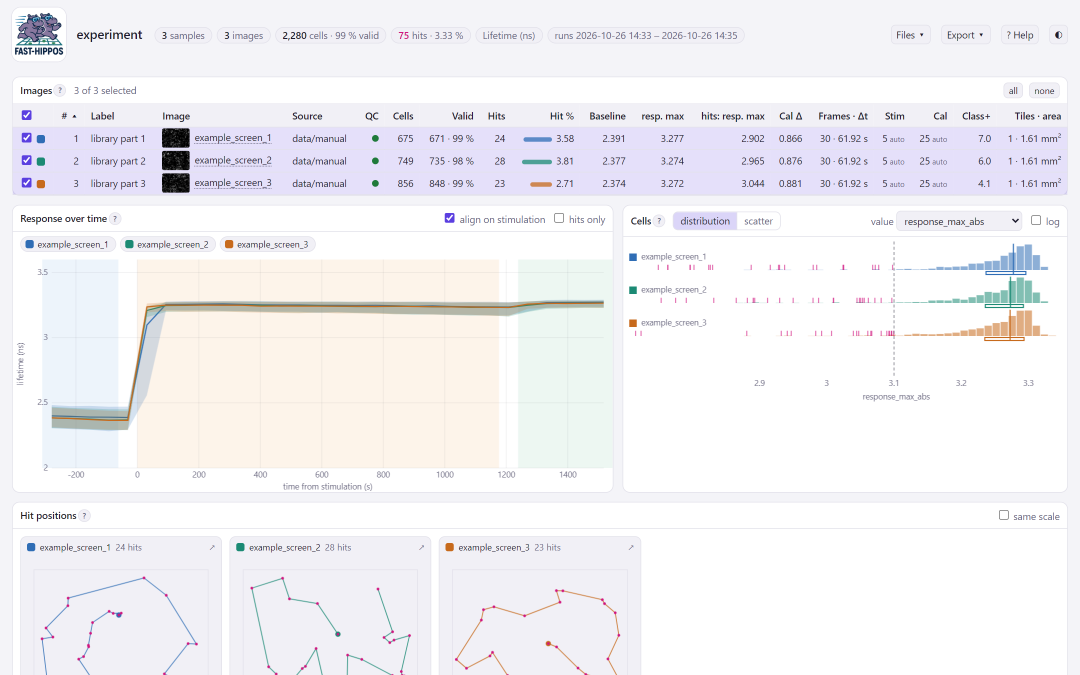
#> input picture manual/images/experiment.png, 2160 x 1350 px (shown at 1/2 size)
$ python make_landing_images.py
#> lines starting #> are read from the running program, lines starting #| are printed output that depends on the picture
### src/fast_hippos/viewer_data.py
"""8-bit encoded image data for the HTML dashboard: an embedded overview plus (for large images) a pyramid of
lazily loaded tiles.

Encoding per pixel: R = lifetime code (0 = no lifetime, 1..255 = lo..hi), G = intensity (0..255).
Tiles are written as small JavaScript files ``FHTile(key, dataURL)`` so that they can be loaded with
<script> tags from a dashboard opened straight from disk (file://), where fetch() and reading pixels of
<img> files are blocked by the browser.
"""

from __future__ import annotations

import base64
import io
import itertools
import json
import logging
import math
import os
from concurrent.futures import ThreadPoolExecutor
from dataclasses import dataclass, field
from pathlib import Path

import numpy as np
from PIL import Image
from scipy import ndimage as ndi

log = logging.getLogger(__name__)
TILE = 512
PNG_LEVEL = 3  # zlib level: 3 encodes ~25 % faster than 6 for ~2 % larger tiles
WORKERS = min(16, os.cpu_count() or 4)


# [7 lines left out: function _map, not called in this run]


def _chunks(n: int, parts: int) -> list[slice]:
    edges = np.linspace(0, n, min(n, parts) + 1).round().astype(int)
    return [slice(int(a), int(b)) for a, b in itertools.pairwise(edges) if b > a]


@dataclass
class ViewerData:
    lifetime8: np.ndarray  # (F, h, w) uint8, overview level
    intensity8: np.ndarray  # (F, h, w) uint8
    projection8: np.ndarray  # (h, w) uint8
    labels: np.ndarray  # (h, w) int32 (nearest-neighbour down-sampled)
    frames: np.ndarray  # original frame index of each viewer frame
    factor: int  # down-sampling factor of the overview (power of 2)
    lo: float
    hi: float
    tiles: dict = field(default_factory=dict)  # pyramid levels below the overview (see write_tiles)
    # smoothing already in lifetime8 and the tiles: 0 since the dashboard smooths when drawing; None = written by an
    # older version, with the run's overlay smoothing (xy and t) in the data, which then cannot be changed
    smoothed_xy: float | None = None
    additional8: np.ndarray | None = None  # (F, h, w) uint8: the additional channel, shown instead of the lifetime

    # [6 lines left out: function save, not called in this run]

    @classmethod
    def load(cls, path) -> ViewerData:
        with np.load(path) as z:
            if "meta" not in z.files:  # files written by version 0.1.0.dev0 before tiling
                return cls(**{k: (z[k] if z[k].ndim else z[k].item()) for k in z.files})
            meta = json.loads(str(z["meta"]))
            extra = {"additional8": z["additional8"]} if "additional8" in z.files else {}
            return cls(**{k: z[k] for k in ("lifetime8", "intensity8", "projection8", "labels", "frames")}, **meta, **extra)


# [182 lines left out: functions _half, _nan_box, _uniform_filter3, _to8, _percentiles, prepare and 2 more, not called in this run]


def _label_rgb(labels: np.ndarray) -> np.ndarray:
    lab = labels.astype(np.uint32)
    return np.dstack([lab & 255, (lab >> 8) & 255, (lab >> 16) & 255]).astype(np.uint8)


# [4 lines left out: function png_data_url, not called in this run]


def frame_urls(v: ViewerData) -> list[str]:
    """One RGB PNG per frame: R = lifetime code, G = intensity, B = the additional channel (or 0)."""
    return _map(lambda i: png_data_url(_frame_rgb(v, i)), range(len(v.frames)))


def _frame_rgb(v: ViewerData, i: int) -> np.ndarray:
    return _rg(v.lifetime8[i], v.intensity8[i], None if v.additional8 is None else v.additional8[i])


FRAMES_DIR = "frames"  # next to the dashboard: one file per frame, loaded by the page when it needs it


# [15 lines left out: function write_frames, not called in this run]


def labels_url(labels: np.ndarray) -> str:
    """Label image as RGB PNG: id = R + 256 G + 65536 B."""
    return png_data_url(_label_rgb(labels))


def float_b64(arr: np.ndarray) -> str:
    return base64.b64encode(np.ascontiguousarray(arr, dtype="<f4").tobytes()).decode("ascii")

### tools/manual/make_landing_images.py
"""Images of the home page of the manual, from the example run (example_run in the example folder; see
make_example_data.py): the lifetime movie of a part of example_screen_1, in which the hits are outlined once the
response is in, as one WebP per frame in manual/images/landing (the size of the image; the page scales it up), with
movie.json (timing, labels, colour range) and colorbar.png for the player of the home page (manual/assets/manual.js),
which writes the label and the colour scale as text over the frames, so that they stay sharp; and a close-up of the
screenshot experiment.png (screenshots.py) for the card of the experiment overview.

    python tools/manual/make_landing_images.py [C:/PythonProjects/FAST-HIPPOS/data/manual]

The colours are made as the dashboard makes them (colour = lifetime through the colour scale, brightness =
intensity), with the default spatial smoothing (3 x 3 px) and a time smoothing of ± 2 frames.
"""

import base64
import json
import sys
from pathlib import Path

import numpy as np
import pandas as pd
from PIL import Image
from scipy import ndimage as ndi

from fast_hippos.dashboard import _luts
from fast_hippos.viewer_data import ViewerData

OUT = Path(__file__).resolve().parents[2] / "manual" / "images"
DEFAULT_EXAMPLE = Path("C:/PythonProjects/FAST-HIPPOS/data/manual")
W, H = 480, 300  # the part of the image shown (pixels of the image)
BRIGHT = 10 ** 0.45
REVEAL = 12  # the hits are outlined from this frame on (the response is in by then)


def smoothed(codes: np.ndarray, rxy: int, rt: int) -> np.ndarray:
    """The NaN-aware mean of the dashboard (viewer.js smoothCodes) over a (2 rt + 1, 2 rxy + 1, 2 rxy + 1) box."""
    v = codes.astype(np.float32)
    have = (codes > 0).astype(np.float32)
    size = (2 * rt + 1, 2 * rxy + 1, 2 * rxy + 1)
    s, c = ndi.uniform_filter(v, size, mode="nearest"), ndi.uniform_filter(have, size, mode="nearest")
    out = np.where(c > 0, s / np.maximum(c, 1e-9), 0)
    out[(c <= 0.2) | ((codes == 0) & (c <= 0.5))] = 0
    return np.round(out).astype(np.uint8)


def colour(codes, inten, v: ViewerData, dmin: float, dmax: float, lut: np.ndarray) -> np.ndarray:
    val = v.lo + (codes.astype(np.float32) - 1) / 254 * (v.hi - v.lo)
    k = np.clip(np.round((val - dmin) / (dmax - dmin) * 255), 0, 255).astype(int)
    g = np.minimum(1, inten.astype(np.float32) / 255 * BRIGHT)[..., None]
    rgb = lut[k] * g
    grey = np.repeat(g * 140, 3, -1)
    rgb[codes == 0] = grey[codes == 0]
    return rgb.clip(0, 255).astype(np.uint8)


def best_window(hits: pd.DataFrame, shape) -> tuple[int, int]:
    """The top-left corner of the W x H window with the most hits (away from the edges)."""
    best, corner = -1, (0, 0)
    for y in range(0, shape[0] - H, 20):
        for x in range(0, shape[1] - W, 20):
            n = ((hits.centroid_x > x + 20) & (hits.centroid_x < x + W - 20) & (hits.centroid_y > y + 20)
                 & (hits.centroid_y < y + H - 20)).sum()
            if n > best:
                best, corner = n, (y, x)
    return corner


def main(example: Path) -> None:
    run = example / "experiment" / "example_screen_1" / "example_screen_1"
    v = ViewerData.load(run / "viewer.npz")
    assert v.factor == 1 and v.smoothed_xy == 0, "needs a run made with the current version (full resolution, unsmoothed)"
    settings = json.loads((example / "experiment" / "example_screen_1" / "settings_used.json").read_text())
    dmin, dmax = settings["display"]["min_lifetime"], settings["display"]["max_lifetime"]
    lut = np.frombuffer(base64.b64decode(_luts()[settings["display"].get("lut") or "turbo"]), np.uint8).reshape(256, 3)
    events = json.loads((run / "events.json").read_text())
    cells = pd.read_csv(run / "cells.tsv", sep="\t")
    hits = cells[cells.hit.astype(bool)]
    y0, x0 = best_window(hits, v.labels.shape)
    sl = (slice(y0, y0 + H), slice(x0, x0 + W))
    lab = v.labels[sl]
    hit_labels = np.isin(lab, hits.cell.to_numpy())
    edge = hit_labels & (ndi.grey_erosion(np.where(hit_labels, lab, 0), size=3) != lab)
    codes = smoothed(v.lifetime8, 1, 2)
    movie = OUT / "landing"
    movie.mkdir(exist_ok=True)
    for old in movie.glob("f*.webp"):
        old.unlink()
    labels, size = [], 0
    stim, cal = events.get("stimulation"), events.get("calibration")
    for f in range(len(v.frames)):
        rgb = colour(codes[f][sl], v.intensity8[f][sl], v, dmin, dmax, lut)
        t = int(v.frames[f])
        if t >= REVEAL:
            rgb[edge] = (255, 79, 176)
        Image.fromarray(rgb).save(movie / f"f{f:02d}.webp", quality=76, method=6)
        size += (movie / f"f{f:02d}.webp").stat().st_size
        labels.append("baseline" if stim is None or t < stim else "hits found" if t >= REVEAL and (cal is None or t < cal)
                      else "stimulated" if cal is None or t < cal else "calibration")
    durations = [700 if (stim is not None and int(t) == stim) else 1200 if int(t) == REVEAL else 230 for t in v.frames]
    durations[-1] = 1600
    Image.fromarray(lut[None, :, :]).save(movie / "colorbar.png")
    n = len(v.frames)
    (movie / "movie.json").write_text(json.dumps({
        "n": n, "frames": [int(t) for t in v.frames], "durations": durations, "labels": labels,
        "stimulation": stim, "calibration": cal, "reveal": REVEAL, "min": dmin, "max": dmax, "unit": "Lifetime (ns)",
        "still": next((k for k, t in enumerate(v.frames) if t >= REVEAL + 4), n - 1),  # without animation: hits found
    }, indent=1))
    print(f"landing/: {n} frames, {size // 1024} kB,",
          f"{len(hits[(hits.centroid_x > x0) & (hits.centroid_x < x0 + W) & (hits.centroid_y > y0) & (hits.centroid_y < y0 + H)])} hits")


def experiment_closeup() -> None:
    """The images table and the response of the experiment overview, large enough for a card on the home page."""
    im = Image.open(OUT / "experiment.png")
#> im is the input picture: PIL image 2160x1350 RGB; mean R, G, B 242.2, 241.1, 244.4
    w = round(im.width * 0.52)
#> w = 1123
    im.crop((0, 0, w, round(w * 10 / 16))).save(OUT / "landing_experiment.png", optimize=True)
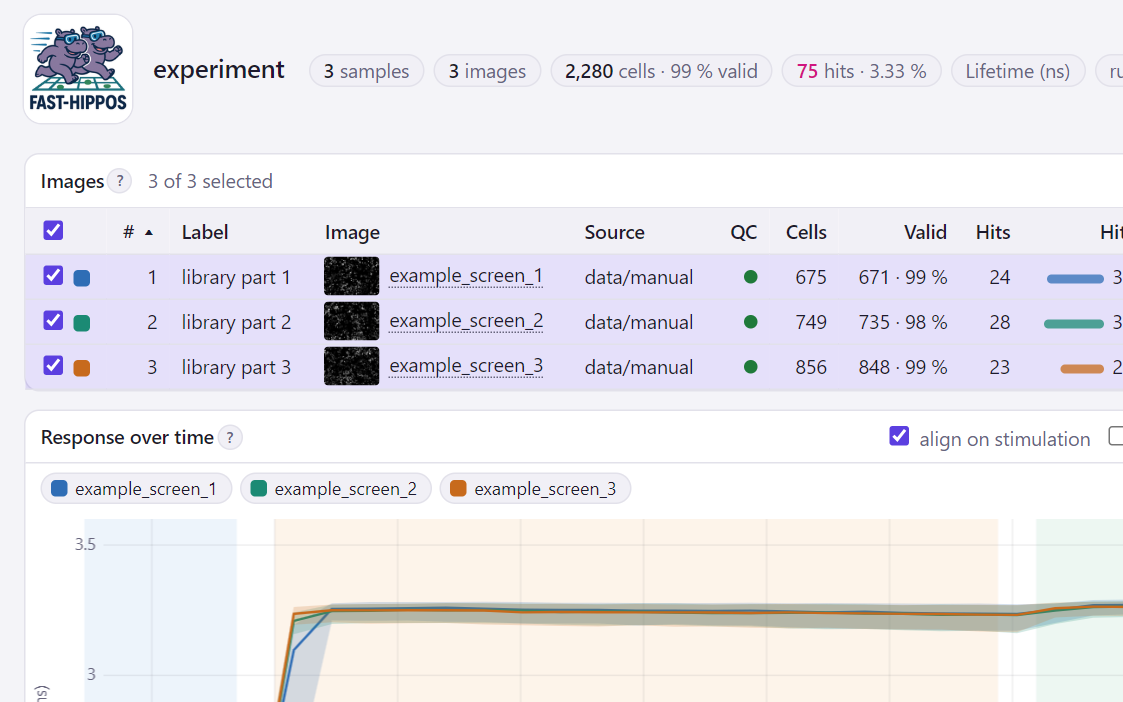
#> saved as landing_experiment.png: PIL image 1123x702 RGB; mean R, G, B 235.2, 233.5, 238.4
    print("landing_experiment.png")


if __name__ == "__main__":
    experiment_closeup()
#> (the run stopped early here; a loop or call above may not have finished)
